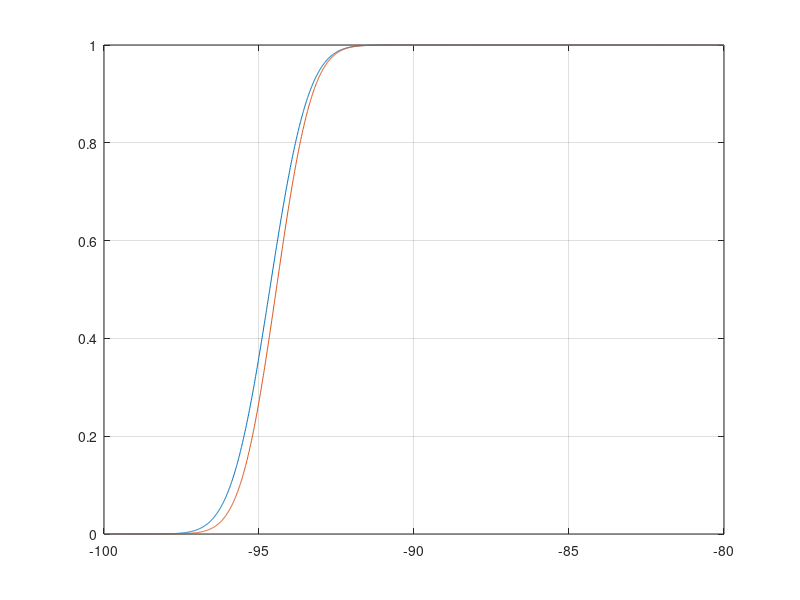

MATLAB code to generate this figure:
clc
close all


rss = -100:.01:-80;
a = 0.5;
b = 3.346;
c = 1.395;
d = 0.5;
sinr = rss+98;
result = a*erf((sinr-b)/c)+d;
result(result>1) = 1;
result(result<0) =0;

plot(rss,result);
grid on;

rss = -100:.01:-80;
a = 0.4997;
		b = 3.557;
		c = 1.292;
		d = 0.5;
sinr = rss+98;
result = a*erf((sinr-b)/c)+d;
result(result>1) = 1;
result(result<0) =0;
hold on
plot(rss,result);
grid on;